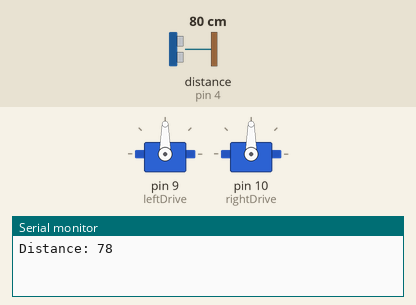
Bench run of a sketch on a simulated Arduino Uno, built with avr-gcc and run on an emulated ATmega328P. Shown: 2 × servo, the last lines printed to the serial monitor. Wiring (inferred from the names in the program): ultrasonic range finder: trigger pin 3; echo pin 4. The inputs (shaded band) are chosen by the test bench; at power-on: distance to the obstacle (sensor on pin 4) 80 cm. The echo pulse lasts 58.3 µs per cm.

Above: at 6.2 s.
6.3 s: distance to the obstacle (sensor on pin 4) set to 2 cm
At 7.2 s:
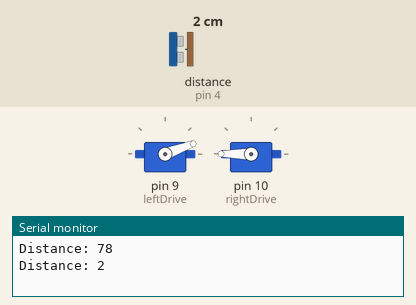
10.9 s: distance to the obstacle (sensor on pin 4) set to 35 cm
At 12.8 s:
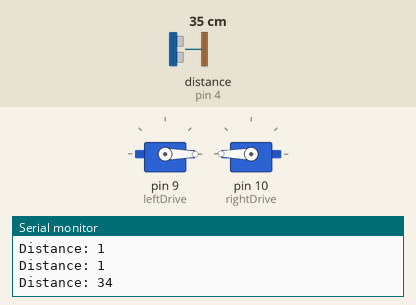
15.5 s: distance to the obstacle (sensor on pin 4) set to 4 cm
Timing chart, 0 to 26.1 s (numbered marks = the images above; inputs shaded):
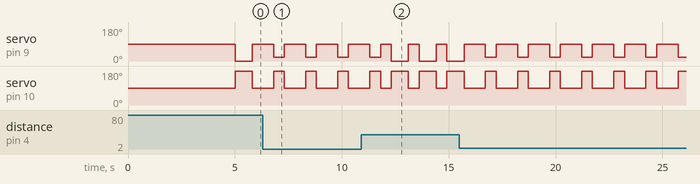

Measured:
- by itself, servo on pin 9 (leftDrive): alternates 90° for 1.0 s and 20° for 0.50 s
- by itself, servo on pin 10 (rightDrive): alternates 180° for 0.50 s and 90° for 1.0 s

The sketch:

microRobot_part2.ino
```cpp
/*
Arduino Sketch (Program) to contol servo motors driving a micro-robot
Latest version October 10, 2018
*/

#include <Servo.h>// Library that loads commands to servo objects

Servo leftDrive;  // create servo object for the left wheel
Servo rightDrive; // another servo object for the right wheel

// Ultrasonic sensor
long duration;
int distance;
int trigPin = 3;
int echoPin = 4;

int pos = 0;    // variable to store the servo position

void setup()
{
  leftDrive.attach(9);  // attaches the servo on pin 9
  rightDrive.attach(10);  // attaches the servo on pin 10
  pinMode(trigPin, OUTPUT);
  pinMode(echoPin, INPUT);
  Serial.begin(9600);
  dontMove(5000);

}

//example routine, drives in a circle or forward

void loop()
{
  digitalWrite(trigPin, LOW);
  delayMicroseconds(2);
  digitalWrite(trigPin, HIGH);
  delayMicroseconds(10);
  digitalWrite(trigPin, LOW);
  duration = pulseIn(echoPin, HIGH);
  distance = duration*0.034/2;
  Serial.print("Distance: ");
  Serial.println(distance); // open serial monitor to see data output
    if (distance < 20){
      dontMove(500);
      turnLeft(500);
      dontMove(500);
    }
    else {
     driveForward(800);
     dontMove(500);
     }
//dontMove(1000);
//turnRight(1000);

}


/*the following functions are examples that can be tweaked to make the robot move
on curved paths or at varying speeds by changing the numbers associated with the servo objects.
0 is full power continuous counterclockwise (CCW) rotation that reduces power in the range up to 90
90 is full stop
180 is full power clockwise (CW) rotation that reduces power in the range down to 90.
NOTE: Depending on how you have connected your servos forward motion of the wheels may
correspond to CW or CCW rotation.
For example, for foward motion the right wheel may rotate CW and the left wheel CCW.
*/


//drives straight forward for t milliseconds
void driveForward(int t)
{
  leftDrive.write(0);
  rightDrive.write(180);
  delay(t);
}

//turns right for t  milliseconds by reducing power to the right wheel moving
void turnRight(int t)
{
  leftDrive.write(0);
  rightDrive.write(110);
  delay(t);
}

//turns left for t  milliseconds by reducing power to the left wheel moving
void turnLeft(int t)
{
  leftDrive.write(20);
  rightDrive.write(180);
  delay(t);
}

//stops moving for t milliseconds
void dontMove(int t)
{
  leftDrive.write(90);
  rightDrive.write(90);
  delay(t);
}

//drives straight backward full power for t milliseconds
void driveBackward(int t)
{
  leftDrive.write(180);
  rightDrive.write(0);
  delay(t);
}

//end.
```
